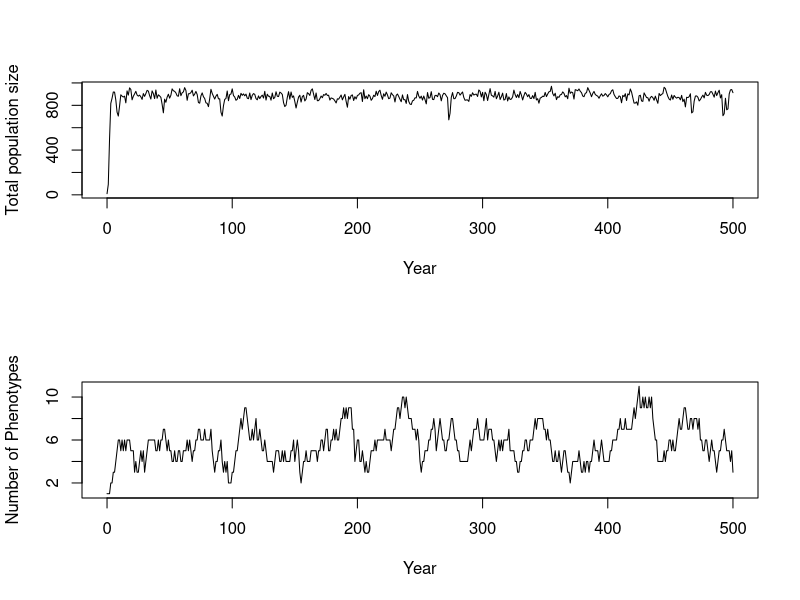
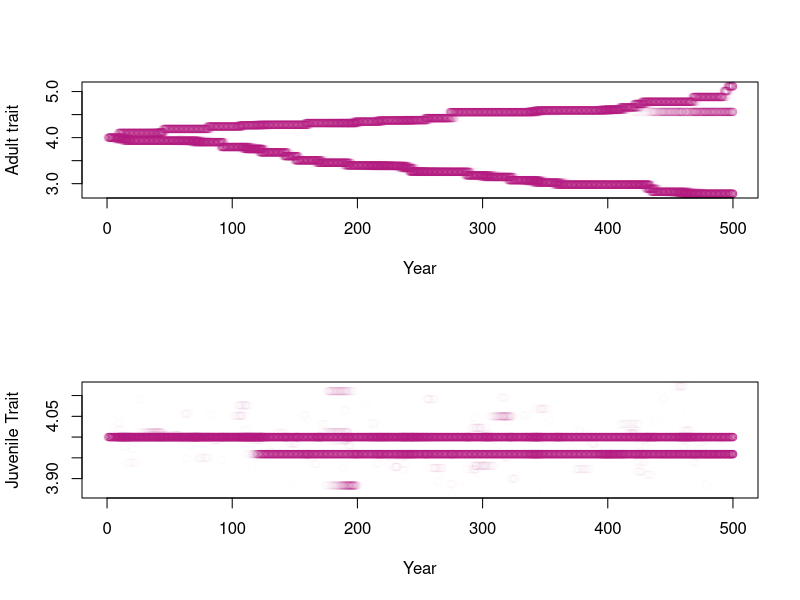
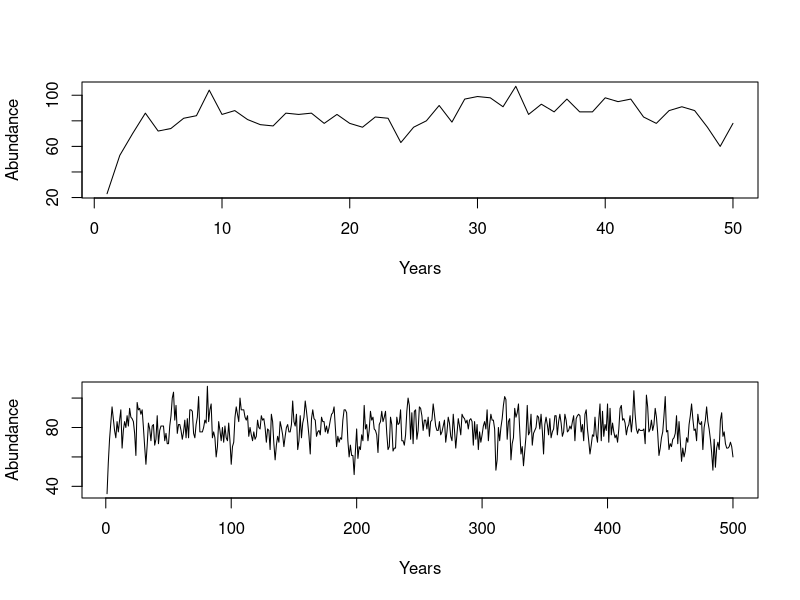

These charts were generated, in order, by the following R code:




# Second CLC model, optimized, maybe

#Shorthands used: popSize   : Intial population size 
                # resProp   : resource property, a matrix with first row being Adult resources and second row being juveniles resources
                # resFreq   : resource freq, should be relative i.e. add up to one once again first row is adult, second is juvenile. 
                # resGen    : A measure of how generalist the consumers are a matrix with 1 column 2 rows, first row is adults
                # fmax      : A measure of the maximum number of offspring possible
                # kA/kJ     : A measure of how density dependent the fecundity and survival is. Half saturation constant 
                # mutProb   : Mutation probabilty
                # mutVar    : Mutation varitation in the case a mutation occurs
                # time.steps: how long the function runs e.g. years
                # iniP(A/J) : inital phenotype of adult and juvenile(different)
                # nmorphs   : Number of morphs in intial run

popSize <- 15
iniPA   <- 4
iniPJ   <- 4
nmorphs <- 1

pop <- matrix(data = NA, ncol = 4, nrow = nmorphs)                             # Each column in this matrix is one phenotype combination.

pop[,1] <- popSize
pop[,2] <- iniPA
pop[,3] <- iniPJ

colnames(pop) <- c("Number of indivduals", "Adult trait", "Juvenile trait", "Proxy")



# Full function ----------------------------------------------------------------

resourceCompetition <- function(popSize, resProp, resFreq, resGen=matrix(c(0.2,0.2),ncol=1, nrow=2), fmax = 10, kA = 2, kJ = 0.2, mutProb=0.001, mutVar=0.1, time.steps=200, iniPA=4, iniPJ=4, nmorphs = 1){
  
  pop <- matrix(data = NA, ncol = 4, nrow = nmorphs)                             # Each column in this matrix is one phenotype combination.
  
  pop[,1] <- popSize
  pop[,2] <- iniPA
  pop[,3] <- iniPJ
  
  colnames(pop) <- c("Number of indivduals", "Adult trait", "Juvenile trait", "Proxy")
 
  stats         <- matrix(data = c(0, sum(pop[,1]), nrow(pop), mean(pop[,2]), var(pop[,2]), 
                            mean(pop[,3]), var(pop[,3])), nrow = 1, ncol = 7)                                                             #Where we will eventually save our stats and phenotypes
  phenotypes <- matrix(data = c(0, popSize, iniPA, iniPJ), nrow = 1, ncol = 4)
  colnames(phenotypes) <- c("Year", "Number of indivduals", "Adult trait", "Juvenile trait")                                        

  
  for (t in 1:time.steps){
    
    # Deterministic fecundity proxy alpha ------------------------------------

      adults    <- pop                                                            
      alphaA    <- NULL                                                           # Will create a matrix with all alpha values
      alphaSumA <- NULL
      
      for(r in 1:ncol(resProp)){                                                  # Loops through each resource to compute 
        
        rp <- resProp[1,r]                                                        # Resource property for adult resource [1,]
        
        alpha     <- exp(-(adults[, 2]-rp)^2/ (2*resGen[1,1])^2 )                   # Compute  alphas for all adults, if different generalities for stages want to be added modify resGen
        alphaA    <- cbind(alphaA, alpha)                                         # Store alphas for all resources for all morphs
        alphaSumA <- c(alphaSumA, sum(alpha*adults[,1]))                                    # Store the sum of all alphas for each resource
        
      }
      
      for(i in 1:nrow(adults)){
        
        fec <- 0
        for(r in 1:ncol(resProp)){                                                # Goes through each resource and calculates source specific  
                                                                                  # fecundity and then adds them together to create the total fec..
          R  <- resFreq[1,r]
          fec <- fec + R * (alphaA[i,r]/alphaSumA[r])                             # Total fecundity is the sum of fecundities gained 
                                                                                  # from all the different resources. Which is derived
        }                                                                         # both the ability to consume a resource, alphaA, and the 
        adults[i,4] <- fmax * (fec/(kA+fec))                                       # the total ability of all individuals to consume 
                                                                                  # said resource, alphaSumA. R = resource available
      }
      
      # Spawning of offspring -------------------------------------------------
      
      juveniles <- adults                                                         # Create a matrix were we will add juveniles into
      
      for(i in 1:nrow(juveniles)) {
        
        juv             <- rpois(n = 1, lambda = adults[i,1] * adults[i,4])      # This calculates the number of juveniles based on a possion distribution. 
        juveniles[i, 1] <- juv                                                    # States number of juveniles in 1 column
                                   
      }
      
      # Mutation of offspring -------------------------------------------------
      
      probs <- juveniles[,1]/sum(juveniles[, 1])  # Generates probability of morph being mutated based upon number of individuals.
      N.mut <- as.numeric(rbinom(n = 1, size = sum(juveniles[, 1]), prob = mutProb))
      
      
      if(N.mut > 0){
        random.choice <- c()
        mutation.pos <- c()
        
        for (m in 1:length(N.mut)){
        random.choice <- rmultinom(n = 1 , size = 1, prob = probs)    # Randomly chooses which morphs to mutate based on probs
        mutation.pos[m] <- as.numeric(which(random.choice == 1))
      }
      
        for (i in  1:length(mutation.pos)){
        
        mutChange <- rnorm(n=1, mean=0, sd=mutVar)
        juveniles[mutation.pos[i], 1] <- juveniles[mutation.pos[i], 1] - 1         # Removes the mutated individual from the morph
        
          if(rbinom(n = 1, size = 1, prob = 0.5) == 0){                            # Randomly choose whether adult or juvenile trait gets morphed.
            
                
            new.morph <- matrix(data = c(1, juveniles[mutation.pos[i], 2] + mutChange, #Changes adult trait to a new trait and adds it to the juveniles
                                         juveniles[mutation.pos[i], 3], 0), 
                                ncol = ncol(juveniles), nrow = 1)
            juveniles <- rbind(juveniles, new.morph)
          }
          else {
                
            new.morph <- matrix(data = c(1, juveniles[mutation.pos[i], 2] ,        #Changes juvenile trait to a new trait and adds it to the juveniles
                                         juveniles[mutation.pos[i], 3]+ mutChange, 0), 
                                ncol = ncol(juveniles), nrow = 1)
            juveniles <- rbind(juveniles, new.morph)
          }
        
        }
        
      }
      
    
      
      # Kill off offspring -----------------------------------------------------
      
      alphaSumJ <- NULL
      alphaJ    <- NULL
      
      for(r in 1:ncol(resProp)){                                                  # Survival of juveniles also depends on resource availability.
        
        rp <- resProp[2,r] 
        
        alpha     <- exp(-(juveniles[,3]-rp)^2/ (2*resGen[2,1])^2 )
        alphaJ    <- cbind(alphaJ, alpha)
        alphaSumJ <- c(alphaSumJ, sum(alpha) )
        
      }
      
      for(i in 1:nrow(juveniles)){
        
        sur <- 0
        for(r in 1:ncol(resProp)){                                                # Goes through each resource and calculates source specific  
          # survival and then adds them together to create the total sur
          R  <- resFreq[2,r]
          sur <- sur + R * (alphaJ[i,r]/alphaSumJ[r])                             
          
        }                                                                         
      
      det.sur <- sur/(kJ+sur)                                                   # this is to create a saturating function, survival can never be over 1 higher kJ means flatter curve
      juveniles[i,1] <- rbinom(n = 1 , size = juveniles[i,1], prob = det.sur)   # sees how many survive given their det. survival.
      }
      
    pop <- juveniles[juveniles[, 1] != 0, , drop = FALSE]                        # all adults die after reproducing, so the new generation is only juveniles, and all rows with zero individuals are removed.
    
    # extract stats and phenotype ---------------------------------------------
    
    if(nrow(pop) == 0){                                                          # Checks whether population has reached zero, then it breaks the for loop.                                   
      print("Population extinction")
      break
    }
    
    stats <- rbind(stats, c(t, sum(pop[,1]), nrow(pop), mean(pop[,2]), var(pop[,2]), 
                            mean(pop[,3]), var(pop[,3]))) 
    
    pStats <- cbind(rep(t, nrow(pop)), pop[,1], pop[,2], pop[,3])
    phenotypes <- rbind(phenotypes, pStats)
    
      
  }
  
  #return output  ------------------------------------------------------------
  colnames(stats) <- c("year", "population size", "Number of morphs", "mean A trait", "var A", "mean J trait", "var J")
  rownames(phenotypes) <- NULL
  return(list(stats=stats, phenotypes=phenotypes))                                 #returns both the stats and the phenotype
  
  
}



                    
resource.frequency <- c(100,20,20,10,50,  # res. freq. of adults
                        40,20,20,20,30)   # res. freq. pf juveniles
resource.property<- c(1, 3, 4, 5, 10,            # res. property of adults
                      2, 3, 4, 5, 7)             # res. property of juveniles

resFreqMatrix <- matrix(resource.frequency, nrow=2, ncol=5, byrow = TRUE) 
rownames(resFreqMatrix) <- c("Juvenile", "Adult")
colnames(resFreqMatrix)  <- paste0("Resource ", 1:ncol(resFreqMatrix))

resPropMatrix <- matrix(resource.property, nrow=2, ncol=5, byrow = TRUE)          
rownames(resPropMatrix)<-c("Juvenile", "Adult")
colnames(resFreqMatrix)  <- paste0("Resource ", 1:ncol(resPropMatrix))


output <- resourceCompetition(resProp=resPropMatrix, resFreq=resFreqMatrix, popSize = 10, mutProb=0.001, mutVar=0.05, time.steps = 500)

stats <- output$stats
phenotypes <- output$phenotypes



# Plotting  -------------------------------------------------------------------

par(mfrow=c(2,1))


plot(x = stats[, 1], y = stats[, 2], xlab = "Year", ylab = "Total population size", type = "l")

plot(x = stats[, 1], y = stats[, 3], xlab = "Year", ylab = "Number of Phenotypes", type = "l")

par(mfrow=c(2,1))

pColors <- rgb(0.7, 0.1, 0.5, alpha = (phenotypes[,2]/(100+phenotypes[,2])))
plot(x = phenotypes[, 1], y = phenotypes[,3], col = pColors, xlab = "Year", ylab = "Adult trait")
plot(x = phenotypes[, 1], y = phenotypes[,4], col = pColors, xlab = "Year", ylab = "Juvenile Trait")


# Add a legend to distinguish between patches
#legend("topright", legend=c("Patch 1", "Patch 2"), col=c(rgb((1-0.9)*0.7,0.59,0.8, alpha =0.6), rgb((2-0.9)*0.7,0.59,0.8, alpha =0.6)), pch=19)

# Add a title to the plot
#title("Individual Phenotypes Over Years for Patch 1 and Patch 2")

# -------------------------------




# Function split into smaller parts(for easier debugging): -----------------------------------------------------------------------------------------

#----------------- Population initialization:
popSize <- 15
iniPA   <- 4
iniPJ   <- 4
nmorphs <- 1

pop <- matrix(data = NA, ncol = 4, nrow = nmorphs)                             # Each column in this matrix is one phenotype combination.

pop[,1] <- popSize
pop[,2] <- iniPA
pop[,3] <- iniPJ

colnames(pop) <- c("Number of indivduals", "Adult trait", "Juvenile trait", "Proxy")

# --------------------- Resource initialization (adult)

resFreqA <- c(2,2,5,2,2)              # res. freq. of adults
resPropA <- c(2, 3, 4, 5, 6)          # res. property of adults
resGenA  <- 0.3
kA       <- 0.3
fmax     <- 10 


#----------------- Fecundity  ----------------

birth <- function (pop, resPropA, resFreqA, resGenA, kA, fmax) { 
    
    # Deterministic fecundity proxy alpha ------------------------------------
    
    adults    <- pop                                                            
    alphaA    <- NULL                                                             # Will create a matrix with all alpha values
    alphaSumA <- NULL
    
    for(r in 1:length(resPropA)){                                                 # Loops through each resource to compute 
      
      rp <- resPropA[r]                                                           # Resource property for adult resource [2,]
      
      alpha     <- exp(-(adults[, 2]-rp)^2/ (2*resGenA)^2 )                       # Compute  alphas for all adults, if different generalities for stages want to be added modify resGen
      alphaA    <- cbind(alphaA, alpha)                                           # Store alphas for all resources for all morphs
      alphaSumA <- c(alphaSumA, sum(alpha*adults[,1]))                            # Store the sum of all alphas for each resource
      
    }
    
    for(i in 1:nrow(adults)){
      
      fec <- 0
      for(r in 1:length(resPropA)){                                                  # Goes through each resource and calculates source specific  
        # fecundity and then adds them together to create the total fec..
        R  <- resFreqA[r]
        fec <- fec + R * (alphaA[i,r]/alphaSumA[r])                               # Total fecundity is the sum of fecundities gained 
        # from all the different resources. Which is derived
      }                                                                           # both the ability to consume a resource, alphaA, and the 
      adults[i,4] <- fmax * (fec/(kA+fec))                                        # the total ability of all individuals to consume 
      # said resource, alphaSumA. R = resource available
    }
    
    # Spawning of offspring -------------------------------------------------
    
    juveniles <- adults                                                          # Create a matrix were we will add juveniles into
    
    for(i in 1:nrow(juveniles)) {
      
      juv             <- rpois(n = 1, lambda = adults[i,1] * adults[i,4])        # This calculates the number of juveniles based on a possion distribution. 
      juveniles[i, 1] <- juv                                                     # States number of juveniles in 1 column
      
    }
    
    pop <- juveniles
  
  return(pop)
}

populationSize <- c()
timesteps <- 50

for(t in 1:timesteps){
  
  pop <- birth(pop = pop, resPropA = resPropA , resFreqA = resFreqA, resGenA = resGenA, kA = kA, fmax = 3)
  
  populationSize<- rbind(populationSize, sum(pop[,1])) 
  
}
rownames(populationSize) <- paste0("Year", 1:nrow(populationSize)) 
colnames(populationSize) <- "Number of indivduals"


plot(x = 1:nrow(populationSize), y = populationSize, type = "l", xlab = "Years", ylab = "Abundance")

#----------------- Mutation   -------------------

mutation <- function(pop, mutProb, mutVar){

juveniles <- pop
probs <- juveniles[,1]/sum(juveniles[, 1])  # Generates probability of morph being mutated based upon number of individuals.
N.mut <- as.numeric(rbinom(n = 1, size = sum(juveniles[, 1]), prob = mutProb))


if(N.mut > 0){
  #print("Mutation!")
  random.choice <- c()
  mutation.pos <- c()
  for (m in 1:length(N.mut)){
    random.choice <- rmultinom(n = 1 , size = 1, prob = probs)    # Randomly chooses which morphs to mutate based on probs
    mutation.pos[m] <- as.numeric(which(random.choice == 1))
  }
  
  for (i in  1:length(mutation.pos)){
    
    mutChange <- rnorm(n=1, mean=0, sd=mutVar)
    juveniles[mutation.pos[i], 1] <- juveniles[mutation.pos[i], 1] - 1       # Removes the mutated individual from the morph
    
    if(rbinom(n = 1, size = 1, prob = 0.5) == 0){                            # Randomly choose whether adult or juvenile trait gets morphed.
      
      
      new.morph <- matrix(data = c(1, juveniles[mutation.pos[i], 2] + mutChange, #Changes adult trait to a new trait and adds it to the juveniles
                                   juveniles[mutation.pos[i], 3], 0), 
                          ncol = ncol(juveniles), nrow = 1)
      juveniles <- rbind(juveniles, new.morph)
    }
    else {
      # Removes the mutated individual from the morph
      new.morph <- matrix(data = c(1, juveniles[mutation.pos[i], 2] ,        #Changes juvenile trait to a new trait and adds it to the juveniles
                                   juveniles[mutation.pos[i], 3]+ mutChange, 0), 
                          ncol = ncol(juveniles), nrow = 1)
      juveniles <- rbind(juveniles, new.morph)
    }
    
  }
  
}


pop <- juveniles

return(pop)

}


#----------------- Survival  ------------------------------------

death <- function(pop, resPropJ, resFreqJ, resGenJ, kJ){
  juveniles <- pop
  alphaSumJ <- NULL
  alphaJ    <- NULL
  
  for(r in 1:length(resPropJ)){                                                  # Survival of juveniles also depends on resource availability.
    
    rp <- resPropJ[r] 
    
    alpha     <- exp(-(juveniles[,3]-rp)^2/ (2*resGenJ) )
    alphaJ    <- cbind(alphaJ, alpha)
    alphaSumJ <- c(alphaSumJ, sum(alpha) )
    
  }
  
  for(i in 1:nrow(juveniles)){
    
    sur <- 0
    for(r in 1:length(resPropJ)){                                                # Goes through each resource and calculates source specific  
                                                                                 # survival and then adds them together to create the total sur
      R  <- resFreqJ[r]
      sur <- sur + R * (alphaJ[i,r]/alphaSumJ[r])                             
      
    }                                                                         
    
    det.sur <- sur/(kJ+sur)                                                       # this is to create a saturating function, survival can never be over 1 higher kJ means flatter curve
    juveniles[i,1] <- rbinom(n = 1 , size = juveniles[i,1], prob = det.sur)       # sees how many survive given their det. survival.
  }
  
  pop <- juveniles[juveniles[, 1] != 0, , drop = FALSE]
  
  return(pop)
}

# Test of survival and birth and mutation together ---------------------------------------------------

#----------------- Population initialization
popSize <- 15
iniPA   <- 4
iniPJ   <- 4
nmorphs <- 1

pop <- matrix(data = NA, ncol = 4, nrow = nmorphs)                             # Each column in this matrix is one phenotype combination.

pop[,1] <- popSize
pop[,2] <- iniPA
pop[,3] <- iniPJ

colnames(pop) <- c("Number of indivduals", "Adult trait", "Juvenile trait", "Proxy")

mutProb = 0.005
mutVar = 0.1

populationSize <- c()
numberPhenotypes <- c()
Phenotypes <- matrix(data = c(0, popSize, iniPA, iniPJ), nrow = 1, ncol = 4)
colnames(Phenotypes) <- c("Year", "Number of indivduals", "Adult trait", "Juvenile trait")
timesteps <- 500

# --------------------- Resource initialization (adult)

resFreqA <- c(2,2,5,2,2)              # res. freq. of adults
resPropA <- c(2, 3, 4, 5, 6)          # res. property of adults
resGenA  <- 0.3
kA       <- 0.3
fmax     <- 10 

# --------------------- Resource initialization (juvenile)

resFreqJ <- c(10,3,1,3,10)              # res. freq. of juveniles
resPropJ <- c(1, 3, 4, 5, 7)          # res. property of juveniles
resGenJ  <- 0.2
kJ       <- 0.3


for(t in 1:timesteps){
  
  pop <- birth(pop = pop, resPropA = resPropA , resFreqA = resFreqA, resGenA = resGenA, kA = kA, fmax = 3)

  pop <- mutation(pop=pop, mutProb = mutProb, mutVar = mutVar)
  
  pop <- death(pop = pop, resPropJ = resPropJ, resFreqJ = resFreqJ, resGenJ = resGenJ, kJ = kJ)

  
  
  if (nrow(pop) == 0) {
    print("Extinction!")
    break
  }
  else {
    
   #print(paste0("Loop ", t ," works"))
    
        }
  
  numberPhenotypes <- rbind(numberPhenotypes, nrow(pop))
  pStats <- cbind(rep(t, nrow(pop)), pop[,1], pop[,2], pop[,3])
  Phenotypes <- rbind(Phenotypes, pStats)
  populationSize<- rbind(populationSize, sum(pop[,1])) 
  
}


rownames(populationSize) <- paste0("Year", 1:nrow(populationSize)) 
colnames(populationSize) <- "Number of indivduals"

colnames(numberPhenotypes) <- "# of phenotypes"

rownames(Phenotypes) <- NULL


plot(x = 1:nrow(populationSize), y = populationSize, type = "l", xlab = "Years", ylab = "Abundance")


















